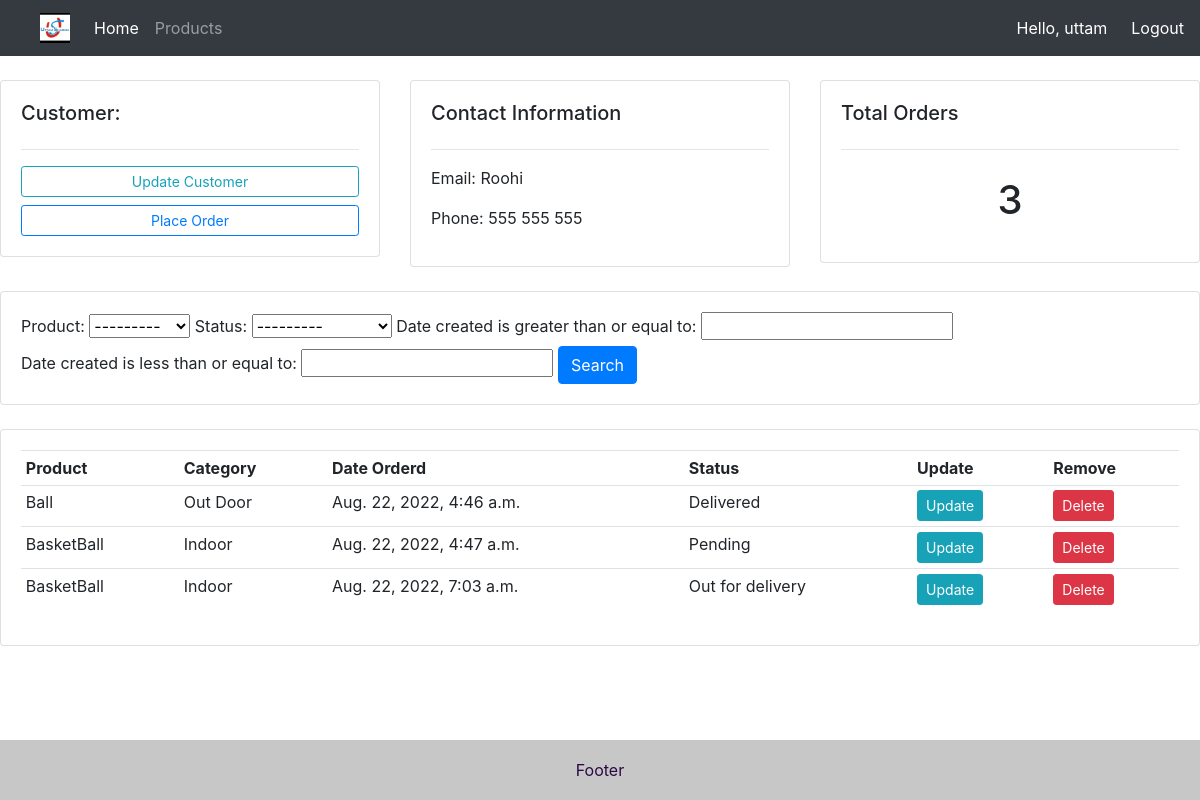
/customer/2 (signed in), run on the app's committed database.
### accounts/models.py (models this page shows, shortened)
class Customer(models.Model):
    name = models.CharField(max_length=200, null=True)
    phone = models.CharField(max_length=200, null=True)
    email = models.CharField(max_length=200, null=True)
    date_created = models.DateField(auto_now_add=True)

class Order(models.Model):
    STATUS = (('Pending', 'Pending'),
              ('Out for delivery', 'Out for delivery'),
              ('Delivered', 'Delivered')
              )
    customer = models.ForeignKey(
        Customer, null=True, on_delete=models.SET_NULL)
    product = models.ForeignKey(Product, null=True, on_delete=models.SET_NULL)
    date_created = models.DateTimeField(auto_now_add=True, null=True)
    status = models.CharField(max_length=200, choices=STATUS)

class Product(models.Model):
    CATEGORY = (('Indoor', 'Indoor'), ('Out Door', 'Out Door'))
    name = models.CharField(max_length=200, null=True)
    price = models.FloatField(null=True)
    category = models.CharField(max_length=200, choices=CATEGORY)
    description = models.CharField(max_length=200, null=True)
    date_created = models.DateField(auto_created=True, null=True)
    tags = models.ManyToManyField(Tags)
    def __str__(self) -> str:
        return self.name

### accounts/views.py (the view)
# urls.py: path('customer/<str:customerId>', views.customer, name="customer"),
@login_required(login_url='login')
def customer(request, customerId):
    customer = Customer.objects.get(id=customerId)
    order = customer.order_set.all()
    myFilter = OrderFilter(request.GET, queryset=order)
    order = myFilter.qs
    order_count = order.count()
    context = {'customer': customer,
               'order': order, 'order_count': order_count, 'myFilter': myFilter}
    return render(request, 'accounts/customer.html', context)

### accounts/templates/accounts/customer.html
{% extends 'accounts/main.html' %}
{% block content %}
<br>
<div class="row">
    <div class="col-md">
        <div class="card card-body">
            <h5>Customer:</h5>
            <hr>
            <a class="btn btn-outline-info  btn-sm btn-block" href="{%url 'update_customer' custId=customer.id%}">Update
                Customer</a>
            <a class="btn btn-outline-primary  btn-sm btn-block" href="{%url 'create_order' custId=customer.id%}">Place
                Order</a>
        </div>
    </div>
    <div class="col-md">
        <div class="card card-body">
            <h5>Contact Information</h5>
            <hr>
            <p>Email: {{customer.name}}</p>
            <p>Phone: {{customer.phone}}</p>
        </div>
    </div>
    <div class="col-md">
        <div class="card card-body">
            <h5>Total Orders</h5>
            <hr>
            <h1 style="text-align: center;padding: 10px">{{order_count}}</h1>
        </div>
    </div>
</div>
<br>
<div class="row">
    <div class="col">
        <div class="card card-body">
            <form method="get">
                {{myFilter.form}}
                <button class="btn btn-primary" type="submit">Search</button>
            </form>
        </div>
    </div>
</div>
<br>
<div class="row">
    <div class="col-md">
        <div class="card card-body">
            <table class="table table-sm">
                <tr>
                    <th>Product</th>
                    <th>Category</th>
                    <th>Date Orderd</th>
                    <th>Status</th>
                    <th>Update</th>
                    <th>Remove</th>
                </tr>
                {%for i in order%}
                <tr>
                    <td>{{i.product}}</td>
                    <td>{{i.product.category}}</td>
                    <td>{{i.date_created}}</td>
                    <td>{{i.status}}</td>
                    <td><a class="btn btn-sm btn-info" href="{%url 'update_order' i.id%}">Update</a></td>
                    <td><a class="btn btn-sm btn-danger" href="{%url 'delete_order' i.id%}">Delete</a></td>
                </tr>
                {%endfor%}
            </table>
        </div>
    </div>
</div>
{% endblock %}

### accounts/templates/accounts/header.html (shortened to what this page needs)
{%load static%}
<nav class="navbar navbar-expand-lg navbar-dark bg-dark">
  <a href="/"><img class="ml-4 navbar-brand" width="30" height="40" src="{% static '/images/logo.jpg' %}" alt="" /></a>
  <div class="collapse navbar-collapse" id="navbarNav">
    <ul class="navbar-nav">
      <li class="nav-item active">
        <a class="nav-link" href="/">Home <span class="sr-only">(current)</span></a>
      </li>
      <li class="nav-item">
        <a class="nav-link" href="/product">Products</a>
      </li>
    </ul>
  </div>
  <span class="hello mr-4">Hello, {{request.user}} </span>
  <span><a class="hello" href="{%url 'logout'%}">Logout</a></span>
</nav>

### static/css/main.css (style rules this page uses)
* { margin: 0; padding: 0; box-sizing: border-box; }
html, body { overflow-x: hidden; }
body { width: 100vw; display: flex; flex-direction: column; min-height: 100vh; }

### accounts/templates/accounts/header.html (style rules this page uses)
.hello { font-size: 16px; color: #fff; }

### data on the page
Customer: name "Roohi", phone "555 555 555"
Order: product "Ball", product.category "Out Door", date_created "Aug. 22, 2022, 4:46 a.m.", status "Delivered"
Order: product "BasketBall", product.category "Indoor", date_created "Aug. 22, 2022, 4:47 a.m.", status "Pending"
Order: product "BasketBall", product.category "Indoor", date_created "Aug. 22, 2022, 7:03 a.m.", status "Out for delivery"

### other printed values
{{ request.user }} "uttam"
{{ order_count }} "3"
